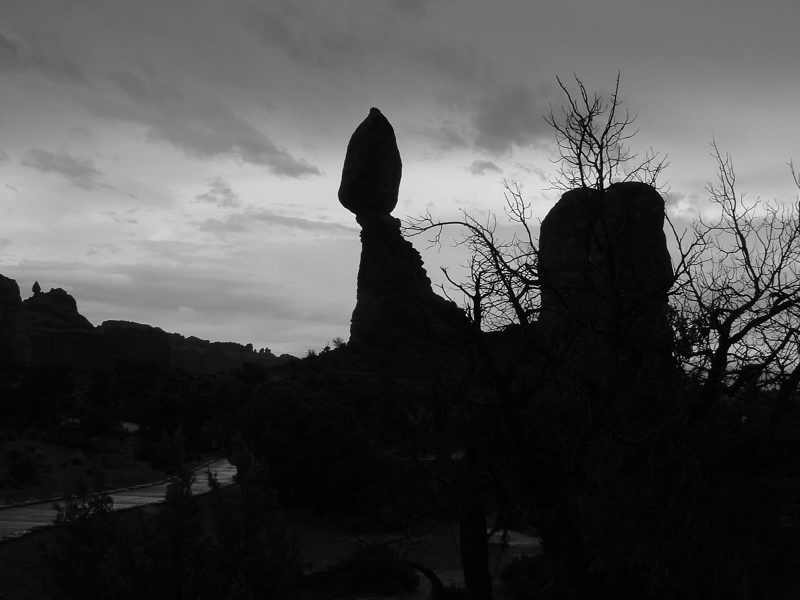
#> input picture Sheet01/images/dark.png, 800 x 600 px; the run also reads 1 picture not shown here
$ jupyter execute sheet01_final.ipynb   (shell and % lines are left out)
#> lines starting #> are read from the running program, lines starting #| are printed output that depends on the picture; after the words box and inside, x2 and y2 are one past the last pixel; in counts of white or black regions, pixels touching at a corner belong together
Osnabrück University - Computer Vision (Winter Term 2024/25) - Dr. Ulf Krumnack, Lukas Niehaus, Robin Rawiel

# Exercise Sheet 01: Image Enhancement & Color

## Introduction

This is the first "real" homework sheet.

The homework sheets will usually be available at the beginning of the week and are supposed to be solved in groups. They have to be handed in before the next practice session (Monday evening). The exercises are then presented to your tutor in a small feedback session. To acquire the admission for the final exam, you will have to pass 𝑁−2 of the weekly provided exercise sheets.

Sign up for a group on Stud.IP if you have not already done so (See Participants -> Functions/Groups). The times mentioned there are the times for the feedback session of your group. If none of them fits, send any of the tutors an e-mail so we can try to arrange something.

Your group will have a group folder in Stud.IP under Documents. Upload your solutions there to hand them in.

This week's sheet should be solved and handed in before end of **Monday, November 17, 2024**. Please upload your results to your group's Stud.IP folder.

## Assignment 1: Computing Contrast and Entropy (5 points)

### a) Computing contrast

Provide functions to compute the local contrast, global contrast, and entropy of an image.

[cell 1]
import numpy as np
from imageio.v2 import imread
import matplotlib.pyplot as plt
plt.rcParams['image.cmap'] = 'gray'

def global_contrast(img, value_range=None):
    """
    Compute the global contrast for a given image.
    Args:
        img (ndarray): The grayscale image to compute the contrast for.
        value_range (tuple): The minimum and maximum values of the gray scale.

    Returns:
        contrast (float): The global contrast of the image.
    """

    # determine range: simplified, just checks for uint8
    if value_range is None:
        value_range = (0, 255) if img.dtype == np.uint8 else (0., 1.)
    R = value_range[1]-value_range[0]
    contrast = (np.max(img)-np.min(img))/R
    print(R,np.max(img),np.min(img))
    return contrast

img = imread('images/dark.png')
#> img is the input picture: shape (600, 800); min 0, max 255, mean 74
plt.title("Image global contrast: {:.4f} (min={}, max={})".format(global_contrast(img), img.min(), img.max()))
#> in global_contrast, `contrast = (np.max(img)-np.min(img))/R`: contrast = 1
#| 255 255 0
plt.imshow(img, vmin=0, vmax=255)
plt.show()

plt.hist(img.flatten(), 256, (0, 255))
plt.show()

[cell 2]
import numpy as np

def local_contrast(img):
    """
    Compute the local contrast for a given image using numpy slicing.

    Args:
        img (ndarray): The grayscale image to compute the contrast for.

    Returns:
        contrast (float): The local contrast of the image.
    """

    # Initialize arrays to accumulate the sum and count of neighbors
    neighbor_sum = np.zeros_like(img, dtype=float)
    neighbor_count = np.zeros_like(img, dtype=float)

    # Update sum and count for neighbors in all four directions
    neighbor_sum[1:, :] += img[:-1, :]  # Top
    neighbor_sum[:-1, :] += img[1:, :]  # Bottom
    neighbor_sum[:, 1:] += img[:, :-1]  # Left
    neighbor_sum[:, :-1] += img[:, 1:]  # Right

    # Valid neighbors
    neighbor_count[1:, :] += 1  # Top
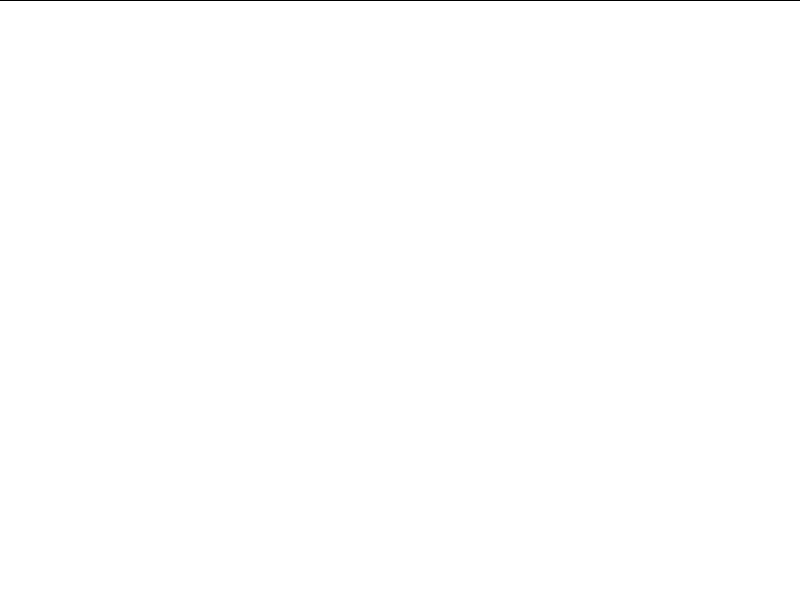
#> neighbor_count: shape (600, 800) float64; values 0 (black) and 1 (white), 99.8% white; black in thin lines or dots, all inside (x1, y1, x2, y2) = (0, 0, 800, 1)
    neighbor_count[:-1, :] += 1  # Bottom
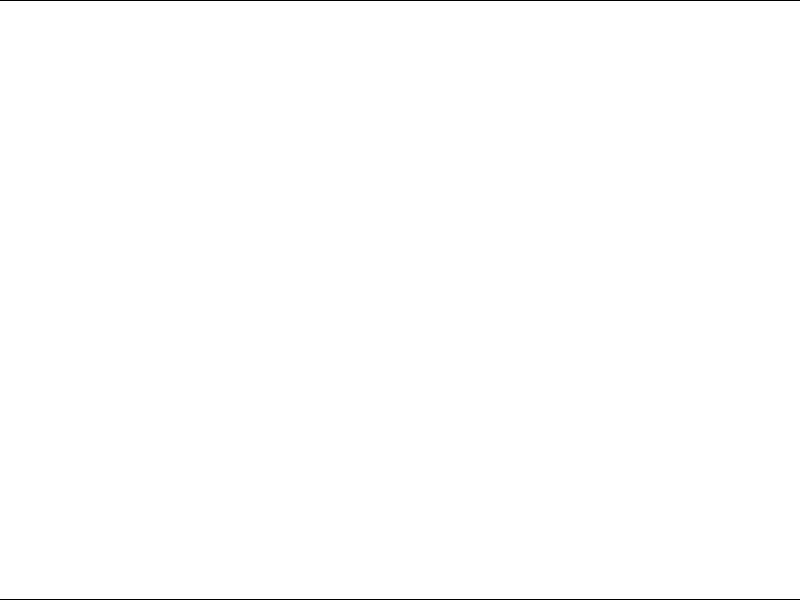
#> neighbor_count: shape (600, 800) float64; values 1 (black) and 2 (white), 99.7% white; black in thin lines or dots
    neighbor_count[:, 1:] += 1   # Left
    neighbor_count[:, :-1] += 1   # Right

    # Compute the mean of the neighbors
    neighbor_mean = neighbor_sum / neighbor_count

    # Calculate the sum of absolute differences between the pixel and its neighbors
    contrast_sum = np.sum(np.abs(img - neighbor_mean))
#> contrast_sum = 1381557.3


    # Normalize by the total number of pixels
    return contrast_sum / img.size


img = imread('images/dark.png')
plt.title("Image local contrast: {:.4f}".format(local_contrast(img)))
plt.imshow(img, vmin=0, vmax=255)
plt.show()
x = np.arange(10)

[cell 3]
import numpy as np
import math
from imageio.v2 import imread
import scipy.stats

import numpy as np

def entropy(img):
    """
    Compute the entropy for a given image.
    Args:
        img (ndarray): The grayscale image to compute the entropy for.

    Returns:
        img_entropy (float): The entropy of the image.
    """
    # Flatten the image to a 1D array
    img_flat = img.flatten()

    # Calculate the histogram of pixel intensities (grayscale values)
    hist, bin_edges = np.histogram(img_flat, bins=256, range=(0, 256), density=True)
#> hist = 256 values, max 0.0623 at index 5, min 0 at index 247, mean 0.00391; bin_edges = 257 values from 0 to 256

    # Remove zero values from the histogram to avoid log(0)
    hist = hist[hist > 0]
#> hist = 249 values, max 0.0623 at index 5, min 2.08e-06 at index 244, mean 0.00402

    # Compute the entropy using the formula
    entropy_value = -np.sum(hist * np.log2(hist))
#> entropy_value = 6.49
    return entropy_value


    # [5 lines of commented-out code are left out]


img = imread('images/dark.png')
plt.title("Image Entropy value: {:.4f}".format(entropy(img)))
plt.imshow(img, vmin=0, vmax=255)
plt.show()

plt.hist(img.flatten(), 256, (0, 255))
plt.show()

assert math.isclose(entropy(img), scipy.stats.entropy(np.unique(img.flat, return_counts=True)[1], base=2))

### b) Example images

* construct an (artificial) image with high global contrast but low local contrast
* construct an (artificial) image with low global constrast but high local contrast
* construct an (artificial) image with maximal entropy but low local contrast

[cell 4]
import numpy as np
import matplotlib.pyplot as plt

def image_info(img):
    """ Displays an image, local and global contrast, and the entropy

    Args:
        img (ndarray): Image which is displayed and statics are computed for.

    """
    info = "global contrast: {:.4f}, local contrast: {:.4f}, entropy: {:.4f}"
    plt.title(info.format(global_contrast(img), local_contrast(img), entropy(img)))
    plt.imshow(img, vmin=0, vmax=255)
    plt.show()


# Create an empty image of size 256x256 with uint8 data type
img1 = np.zeros((256, 256), dtype=np.uint8)
#> img1: shape (256, 256); every value is 0


# Choose random positions for two pixels to maximize global contrast
pos_0 = np.random.randint(0, 256, size=2)
pos_1 = np.random.randint(0, 256, size=2)

# value_range
value_range = (0, 255) if img1.dtype == np.uint8 else (0., 1.)

img1[pos_0[0], pos_0[1]] = value_range[0]
img1[pos_1[0], pos_1[1]] = value_range[1]
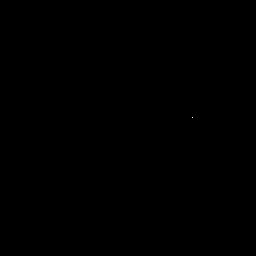
#> img1: shape (256, 256); 0% white in thin lines or dots, all inside (x1, y1, x2, y2) = (192, 117, 193, 118)


# Local contrast is low, because there are only two pixels with values, not even being in the same block (if we are lucky)
image_info(img1)
#| 255 255 0
#> in local_contrast (call 2), `neighbor_count[:-1, :] += 1`:
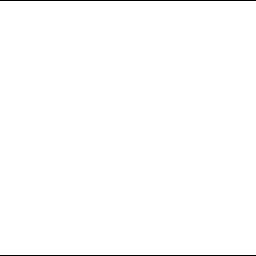
#> neighbor_count: shape (256, 256) float64; values 1 (black) and 2 (white), 99.2% white; black in thin lines or dots
#> in local_contrast (call 2), `contrast_sum = np.sum(np.abs(img - neighbor_mean))`: contrast_sum = 510


img2 = np.zeros((256, 256),np.uint8)
img2[::2, ::2] = 100
img2[1::2, 1::2] = 100
img2[::2, 1::2] = 110
img2[1::2, ::2] = 110

image_info(img2)


img3 = np.zeros((256, 256),np.uint8)
for i in range(0,256):
    img3[:,i]=i
image_info(img3)
#> in image_info (call 3), `plt.show()`:
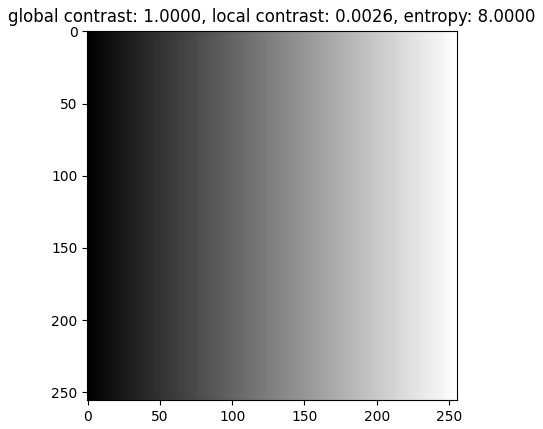
#> figure drawn by matplotlib, 1 panel

## Assignment 2: Contrast enhancement (5 points)

### a) Image Contrast

Describe the concept of contrast in your own words and introduce different ways to measure it. How can low contrast be caused and when is this a problem (and when not)? What can be done to improve contrast?

Contrast is the difference of intensity in an image. Low contrast is caused when the difference between colors in the image is too low. This makes it difficult to distinguish objects from their surroundings because the border is not prominent. Low contrast is not a problem when we are looking to reduce noise or to simplify an image for processing. We can enhance contrast by applying HE.

### b) Histogram equalization and entropy

How does histogram equalization work? What is entropy and how is it related to histogram equalization? For your answer focus on the (conceptually simpler) continuous case.

Histogram equalization applies a transform function to redistribute the intensity of the image uniformly. It improves information content of the image.

In the continues case, the range of gray values is infinite. We calculate Cumulative distributive function by integrating from 0 to r where r in a random number over a probabilistic function.

Entropy is a measure of randomness in the system. In histogram equalisation higher entropy means higher information content so we try to maximise entropy. It is highest for a uniform distribu

Histogram equalization stretches the image across the entire value range by applying the cumulative distribution function (CDF). This process redistributes the pixel intensity values so that they cover the full spectrum, typically from 0 to 255 in an 8-bit image. By doing so, it enhances the contrast of the image, making details more visible, especially in areas that were previously too dark or too bright. The enhanced spectrum leads to a more even distribution of the image's histogram, which reduces intensity clustering and thereby increases its entropy.
tion

### c) Discrete histogram equalization

What problems occur when considering discrete images (i.e. with discrete coordinates and a finite number of gray levels)? Explain the tables on the lecture slides (CV-02 slides 29-32).

- Loss of Detail: May blur fine details, especially in regions with low contrast

- Noise Amplification: It can enhance noise, especially in areas with localized intensity variations

- Limited grayscale levels (e.g., 256 for 8-bit) may cause rounding errors and loss of precision

- It may stretch less significant areas

1. Write frequency distribution for each gray value upto the number of bits required to represent the maximum gray value in the image. Ex- Max gray value = 7 then 2^3 = 8. So we need 8 bits.

2. Write frequency distribution for gray values from 0 to 7

3. Calculate probability of each gray value = frequency/sum of frequencies

4. Calculate cumulative probability

5. Multiply it with the bits (in this case 8)

6. Approximate it to nearest integer

## Assignment 3: Adaptive Histogram Equalization (5 points)

We have uploaded the original article on Contrast Limited Adaptive Histogram Equalization to StudIP [Zuiderveld, 1994](Zuiderveld-1994.pdf). You may use it as a base to answer this exercise.

### a) Adaptive Histogram Equalization (AHE)

Describe in your own words the idea of AHE. Why was it introduced and what are its main drawbacks?

Our vision is adapted to local contexts of an image. So instead of applying histogram equalisation to the entire image, we split it into multiple contexts (the ideal number is determined by experiments and type of image) and we then apply histogram equalisation to each region independently. But this sometimes introduces noise when the context is homogenous.

AHE applies normal histogram equalization in a local context. For a 512x512 image, Zuiderveld (1994) proposed dividing it into 8x8 regions. This approach preserves the local context of the image and helps to enhance the visibility of different regions. The main drawback is the amplification of noise in relatively homogeneous image areas, as the algorithm always attempts to stretch the pixel values across the entire intensity range.

### b) Contrast Limited Adaptive Histogram Equalization (CLAHE)

Describe in your own words the idea of CLAHE. Why was it introduced and how does it work?

CLAHE is used to solve the noise problem of AHE. There is usually a threshold to number of pixels in each bin of the histogram. Once it is full, it is clipped and redistributed.

CLAHE limits the contrast enhancement within each region by setting a threshold (contrast limit). This prevents the algorithm from over-amplifying noise in areas with little variation, producing a more balanced contrast enhancement across the image without making homogeneous areas appear overly grainy.

### c) Computation of AHE

How can AHE be implemented efficiently? Explain how the interpolation scheme works, why it is a valid approximation, and why it improves the runtime? Can you think of another way to compute AHE efficiently?

Since the computation of a histogram for every pixel is slow for large images, the image is divided into patches, and the histogram is calculated for each patch. The pixels are then mapped according to the regional cumulative distribution function (CDF). This approach may not lead to exactly the same result as calculating the histogram for each pixel, but the variation in the value range within a small window is typically small enough that the overall effect remains visually consistent.

### d) Applying AHE and CLAHE

Lookup functions for computing HE, AHE and CLAHE in the module `skimage.exposure` and apply them to the image `canada.png`. Compare your results to the lecture slides (CV-02, slide 24).

[cell 5]
from skimage import exposure
from imageio.v2 import imread
import matplotlib.pyplot as plt

img = imread('images/canada.png', pilmode='L')
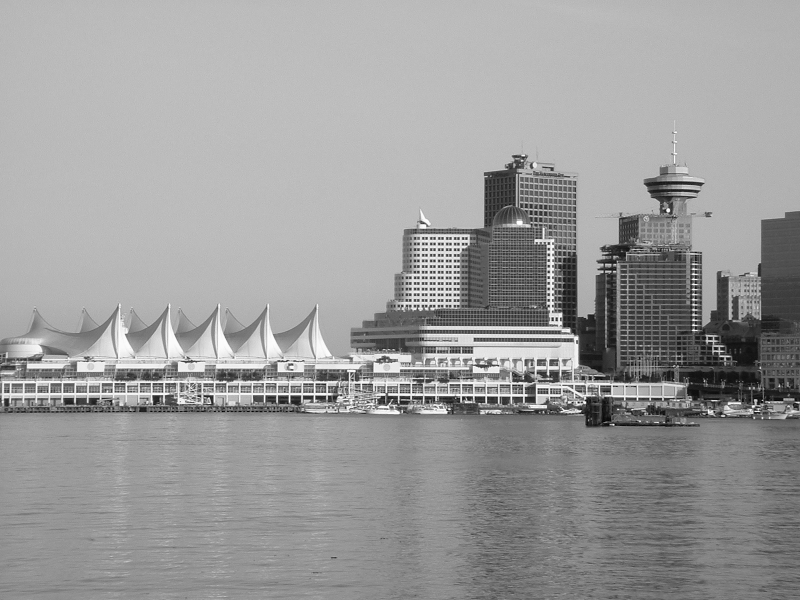
#> input picture Sheet01/images/canada.png, 800 x 600 px
#> img is the input picture: shape (600, 800); min 0, max 255, mean 155.4

img_he = exposure.equalize_hist(img)
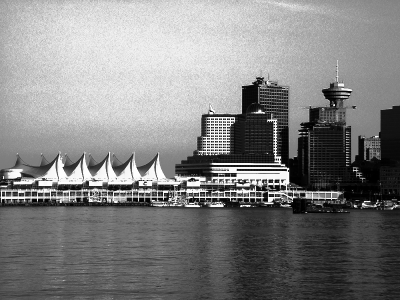
#> img_he: shape (600, 800) float64 (shown at 1/2 size); min 4.17e-06, max 1, mean 0.509
img_ahe = exposure.equalize_adapthist(img, clip_limit=1)
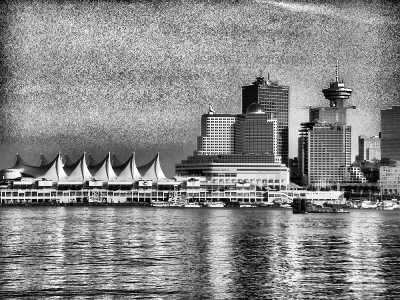
#> img_ahe: shape (600, 800) float64 (shown at 1/2 size); min 0, max 1, mean 0.534
img_clahe = exposure.equalize_adapthist(img, clip_limit=0.03)
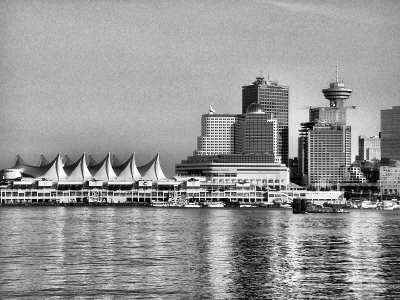
#> img_clahe: shape (600, 800) float64 (shown at 1/2 size); min 0, max 1, mean 0.588

plt.figure(figsize=(12, 15))
plt.subplot(4,2,1)
plt.title("Original Image")
plt.imshow(img)
plt.subplot(4,2,2)
plt.title("entropy={:.4f}".format(entropy(img)))
plt.hist(img.flatten(), 256, (0, 255))

plt.subplot(4,2,3)
plt.title("HE")
plt.imshow(img_he)
plt.subplot(4,2,4)
plt.title("entropy={:.4f}".format(entropy(img_he)))
plt.hist(img_he.flatten(), 256, (0, 255))

plt.subplot(4,2,5)
plt.title("AHE")
plt.imshow(img_ahe)
plt.subplot(4,2,6)
plt.title("entropy={:.4f}".format(entropy(img_ahe)))
plt.hist(img_ahe.flatten(), 256, (0, 255))

plt.subplot(4,2,7)
plt.title("CLAHE")
plt.imshow(img_clahe)
plt.subplot(4,2,8)
plt.title("entropy={:.4f}".format(entropy(img_clahe)))
plt.hist(img_clahe.flatten(), 256, (0, 255))

plt.show()
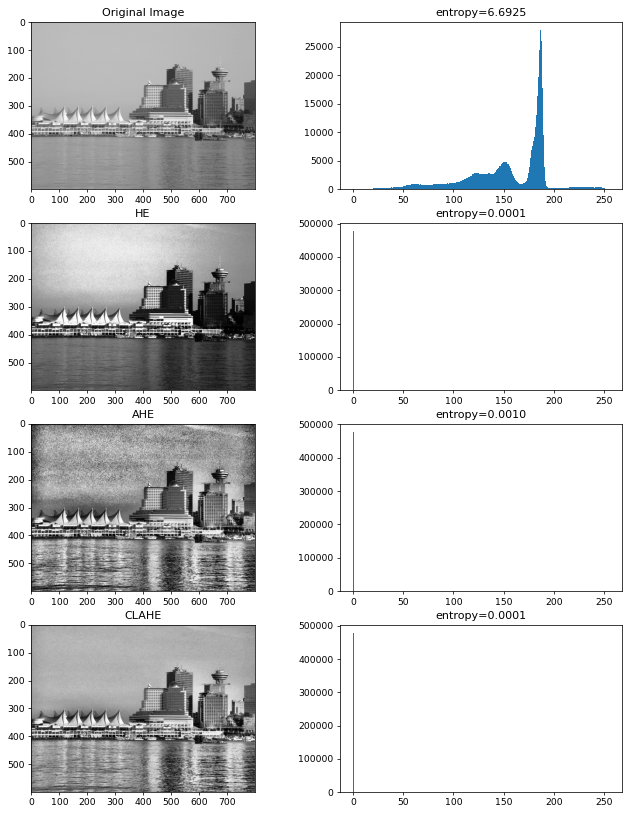
#> figure drawn by matplotlib, 8 panels; panel 2: tallest bar 27901 high, from x = 186.3 to 187.3; panel 4: tallest bar 478041 high, from x = 0 to 0.996; panel 6: tallest bar 478124 high, from x = 0 to 0.996; panel 8: tallest bar 479476 high, from x = 0 to 0.996

## Assignment 4: Colormaps (5 points)

Colormaps can be used to map a grayscale image to a pseudo color image for contrast enhancment for human viewing. Three non-monotonic functions are applied to map a gray value to each of the three color channels of the output image.

### a) Describe the following three colormap classes in one sentence each:

* Sequential
* Diverging
* Qualitative

You may have a look at the matplotlib documentation.

- Sequential - It is used to represent ordered data, with change in hue or saturation often with a single color.

- Diverging - It is used to represent data that has a critical middle value or deviation around 0 with two colors meeting in the middle

-
Qualitative - It is used for unordered data and uses miscellaneous colors

For each of the above colormap classes give one example and display the red, green, and blue curves like on (CV-02, slide 43):

[cell 6]
import numpy as np
import matplotlib.pyplot as plt
import math

colors = []

colors.append((np.asarray((lambda x: (x**2)/256 ,
                           lambda x: x,
                           lambda x: 16 * np.sqrt(x))
                          ),"Sequential"))

colors.append((np.asarray((lambda x:  - (1 / 128) * (x - 128)**2 + 128,
                           lambda x: 256 - 2 * np.abs(x - 128),
                           lambda x: - (1 / 64) * (x - 128)**2 + 256)
                          ),"Diverging"))

colors.append((np.asarray((lambda x: np.where(x <= 128, 50,150) ,
                           lambda x: np.where(x <= 64, 30,80),
                           lambda x: np.where(x <= 72, 40, 200))
                          ),"Qualitative"))

gray = np.arange(0,256)
a = np.tile(np.arange(256),(256,1))

plt.figure(figsize=(12,12))
for i, (color, label) in enumerate(colors):
    plt.subplot((len(color)//2)+1,2,i+1)
    plt.plot(gray, color[0](gray), 'red')
    plt.plot(gray, color[1](gray), 'green')
    plt.plot(gray, color[2](gray), 'blue')
    plt.imshow(np.stack([color[0](a),color[1](a),color[2](a)],axis=2)/256, origin='lower')
    plt.title(label)
#> (the rest of the program and of its run is left out)
